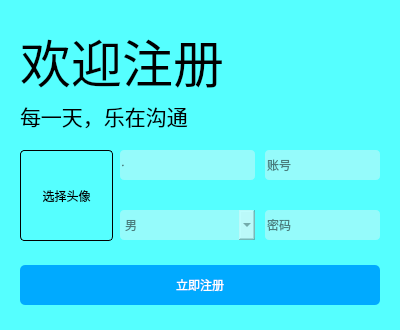
<?xml version="1.0" encoding="UTF-8"?>
<ui version="4.0">
 <class>Register</class>
 <widget class="QWidget" name="Register">
  <property name="geometry">
   <rect>
    <x>0</x>
    <y>0</y>
    <width>400</width>
    <height>330</height>
   </rect>
  </property>
  <property name="minimumSize">
   <size>
    <width>400</width>
    <height>330</height>
   </size>
  </property>
  <property name="maximumSize">
   <size>
    <width>400</width>
    <height>330</height>
   </size>
  </property>
  <property name="windowTitle">
   <string>Form</string>
  </property>
  <property name="styleSheet">
   <string notr="true">/*全局样式表*/
QWidget#Register{
	background-color: rgb(85, 255, 255);
}

QPushButton{
	border:noe;
}

/*局部样式表*/
QLineEdit#number_Edit{
	font:normal 20px 黑体;
	border-radius:4px;
	background-color: rgba(245, 245, 245,0.4);
}

QLineEdit#number_Edit:hover{
	background-color: rgb(255, 255, 255);
}

QLineEdit#password_Edit{
	font:normal 20px 黑体;
	border-radius:4px;
	background-color: rgba(245, 245, 245,0.4);
}

QLineEdit#password_Edit:hover{
	background-color: rgb(255, 255, 255);
}

QPushButton#register_Btn{
	border-radius:5px;
	background-color: rgb(0, 170, 255);
	font:normal 18px &quot;黑体&quot;;
	color:rgb(255, 255, 255);
}

QPushButton#register_Btn:hover{
	background-color: rgb(0, 85, 255);
}

QPushButton#reduce_Btn{
	image:url(:/new/icons/icons/becurrent/minus.png);
}

QPushButton#clos_Btn{
	image: url(:/new/icons/icons/becurrent/close.png);
}

QPushButton#reduce_Btn:hover{
	background-color: rgb(217, 217, 217);
}

QPushButton#clos_Btn:hover{
	background-color: rgb(255, 0, 0);
}

QLineEdit#name_Edit{
	font:normal 20px 黑体;
	border-radius:4px;
	background-color: rgba(245, 245, 245,0.4);
}

QLineEdit#name_Edit:hover{
	background-color: rgb(255, 255, 255);
}

QComboBox#sex_Box{
	color:#4A7D7D;
	font:normal 20px 黑体;
	border-radius:4px;
	background-color: rgba(245, 245, 245,0.4);
}

QComboBox#sex_Box:hover{
	background-color: rgb(255, 255, 255);
}

QComboBox#sex_Box::drop-down{
	border-image: url(:/new/icons/icons/becurrent/arrow-down.png);
}

QComboBox#sex_Box::drop-down:hover{
	border-image: url(:/new/icons/icons/becurrent/arrow-down-blue.png);
}

QPushButton#headimg_Btn{
	border: 1px solid black;
	border-radius:4px;
}

QPushButton#headimg_Btn:hover{
	border: 1px solid blue;
}</string>
  </property>
  <widget class="QLabel" name="backimg_Lab">
   <property name="geometry">
    <rect>
     <x>0</x>
     <y>0</y>
     <width>400</width>
     <height>330</height>
    </rect>
   </property>
   <property name="minimumSize">
    <size>
     <width>400</width>
     <height>330</height>
    </size>
   </property>
   <property name="maximumSize">
    <size>
     <width>400</width>
     <height>330</height>
    </size>
   </property>
   <property name="styleSheet">
    <string notr="true"/>
   </property>
   <property name="text">
    <string/>
   </property>
  </widget>
  <widget class="QLineEdit" name="number_Edit">
   <property name="geometry">
    <rect>
     <x>265</x>
     <y>150</y>
     <width>115</width>
     <height>30</height>
    </rect>
   </property>
   <property name="minimumSize">
    <size>
     <width>115</width>
     <height>30</height>
    </size>
   </property>
   <property name="maximumSize">
    <size>
     <width>115</width>
     <height>30</height>
    </size>
   </property>
   <property name="placeholderText">
    <string>账号</string>
   </property>
  </widget>
  <widget class="QLineEdit" name="password_Edit">
   <property name="geometry">
    <rect>
     <x>265</x>
     <y>210</y>
     <width>115</width>
     <height>30</height>
    </rect>
   </property>
   <property name="minimumSize">
    <size>
     <width>115</width>
     <height>30</height>
    </size>
   </property>
   <property name="maximumSize">
    <size>
     <width>115</width>
     <height>30</height>
    </size>
   </property>
   <property name="placeholderText">
    <string>密码</string>
   </property>
  </widget>
  <widget class="QPushButton" name="register_Btn">
   <property name="geometry">
    <rect>
     <x>20</x>
     <y>265</y>
     <width>360</width>
     <height>40</height>
    </rect>
   </property>
   <property name="minimumSize">
    <size>
     <width>360</width>
     <height>40</height>
    </size>
   </property>
   <property name="maximumSize">
    <size>
     <width>360</width>
     <height>40</height>
    </size>
   </property>
   <property name="text">
    <string>立即注册</string>
   </property>
  </widget>
  <widget class="QPushButton" name="clos_Btn">
   <property name="geometry">
    <rect>
     <x>380</x>
     <y>0</y>
     <width>20</width>
     <height>20</height>
    </rect>
   </property>
   <property name="minimumSize">
    <size>
     <width>20</width>
     <height>20</height>
    </size>
   </property>
   <property name="maximumSize">
    <size>
     <width>20</width>
     <height>20</height>
    </size>
   </property>
   <property name="text">
    <string/>
   </property>
  </widget>
  <widget class="QPushButton" name="reduce_Btn">
   <property name="geometry">
    <rect>
     <x>360</x>
     <y>0</y>
     <width>20</width>
     <height>20</height>
    </rect>
   </property>
   <property name="minimumSize">
    <size>
     <width>20</width>
     <height>20</height>
    </size>
   </property>
   <property name="maximumSize">
    <size>
     <width>20</width>
     <height>20</height>
    </size>
   </property>
   <property name="text">
    <string/>
   </property>
  </widget>
  <widget class="QWidget" name="layoutWidget">
   <property name="geometry">
    <rect>
     <x>20</x>
     <y>30</y>
     <width>272</width>
     <height>102</height>
    </rect>
   </property>
   <layout class="QVBoxLayout" name="verticalLayout">
    <property name="spacing">
     <number>10</number>
    </property>
    <item>
     <widget class="QLabel" name="top_Lab">
      <property name="minimumSize">
       <size>
        <width>270</width>
        <height>0</height>
       </size>
      </property>
      <property name="font">
       <font>
        <family>黑体</family>
        <pointsize>38</pointsize>
        <italic>false</italic>
       </font>
      </property>
      <property name="text">
       <string>欢迎注册</string>
      </property>
     </widget>
    </item>
    <item>
     <widget class="QLabel" name="top_Lab_2">
      <property name="font">
       <font>
        <family>黑体</family>
        <pointsize>16</pointsize>
        <italic>false</italic>
       </font>
      </property>
      <property name="text">
       <string>每一天，乐在沟通</string>
      </property>
     </widget>
    </item>
   </layout>
  </widget>
  <widget class="QLineEdit" name="name_Edit">
   <property name="geometry">
    <rect>
     <x>120</x>
     <y>150</y>
     <width>135</width>
     <height>30</height>
    </rect>
   </property>
   <property name="minimumSize">
    <size>
     <width>135</width>
     <height>30</height>
    </size>
   </property>
   <property name="maximumSize">
    <size>
     <width>135</width>
     <height>30</height>
    </size>
   </property>
   <property name="font">
    <font>
     <family>黑体</family>
     <pointsize>-1</pointsize>
     <italic>false</italic>
     <bold>false</bold>
     <kerning>true</kerning>
    </font>
   </property>
   <property name="maxLength">
    <number>15</number>
   </property>
   <property name="placeholderText">
    <string>昵称</string>
   </property>
  </widget>
  <widget class="QComboBox" name="sex_Box">
   <property name="geometry">
    <rect>
     <x>120</x>
     <y>210</y>
     <width>135</width>
     <height>30</height>
    </rect>
   </property>
   <property name="minimumSize">
    <size>
     <width>135</width>
     <height>30</height>
    </size>
   </property>
   <property name="maximumSize">
    <size>
     <width>135</width>
     <height>30</height>
    </size>
   </property>
   <property name="currentIndex">
    <number>0</number>
   </property>
   <property name="placeholderText">
    <string>性别</string>
   </property>
   <item>
    <property name="text">
     <string>男</string>
    </property>
   </item>
   <item>
    <property name="text">
     <string>女</string>
    </property>
   </item>
  </widget>
  <widget class="QPushButton" name="headimg_Btn">
   <property name="geometry">
    <rect>
     <x>20</x>
     <y>150</y>
     <width>93</width>
     <height>91</height>
    </rect>
   </property>
   <property name="text">
    <string>选择头像</string>
   </property>
   <property name="checkable">
    <bool>false</bool>
   </property>
   <property name="autoRepeat">
    <bool>false</bool>
   </property>
   <property name="autoDefault">
    <bool>false</bool>
   </property>
  </widget>
 </widget>
 <resources/>
 <connections/>
</ui>
